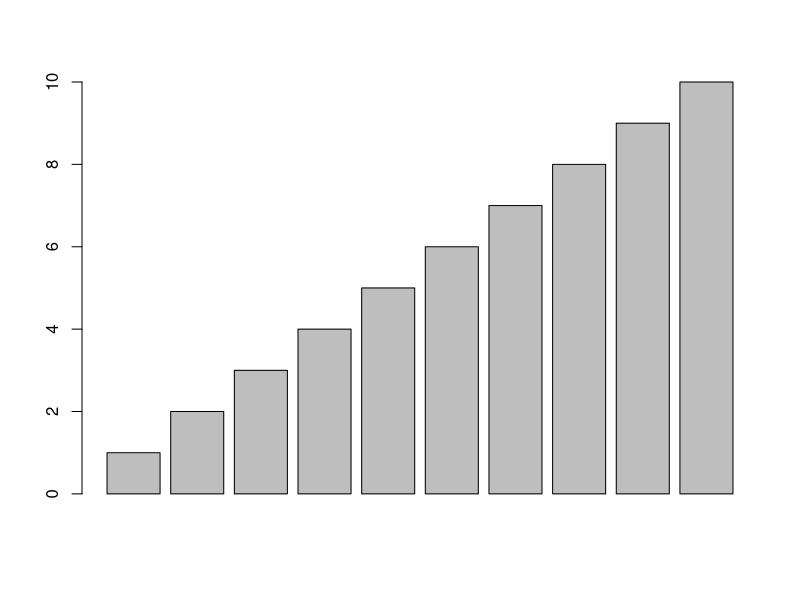
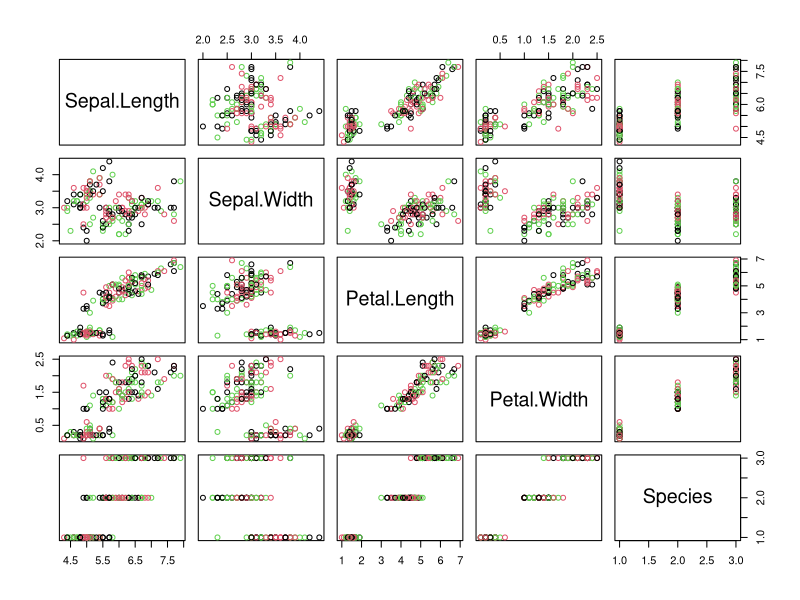

R code for these plots, in order:
## ---- chunk 1
data(iris);
head(iris);
tail(iris);
## ---- chunk 2
names(iris);
r1 = nrow(iris);
c1 = ncol(iris);
## ---- chunk 3
barplot(1:10);
plot(iris, col=1:3);
